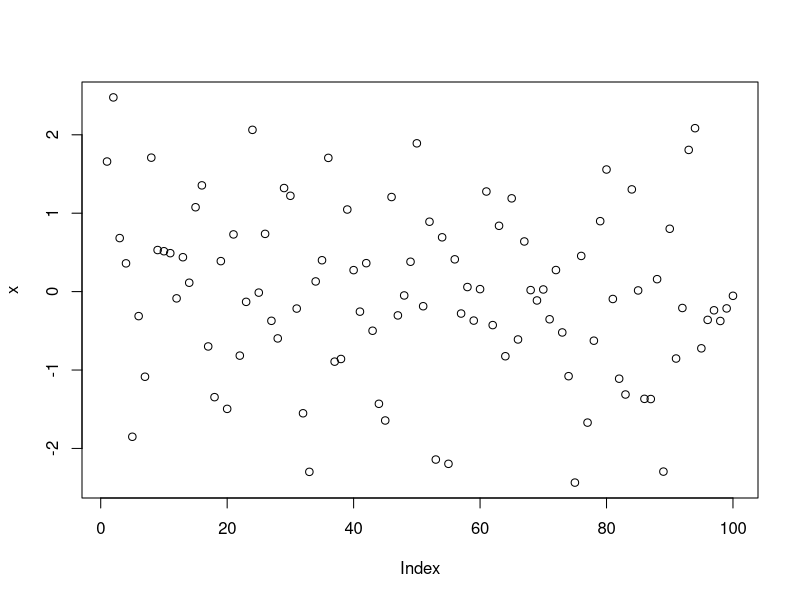
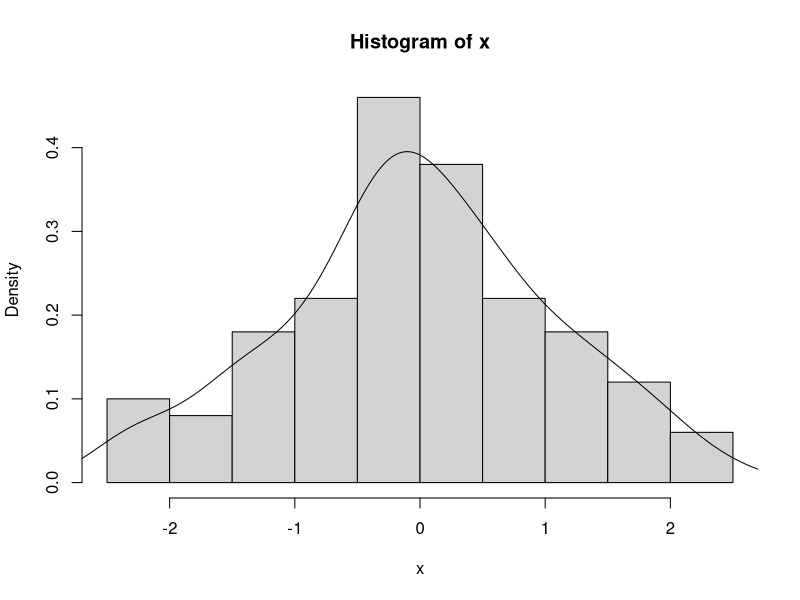
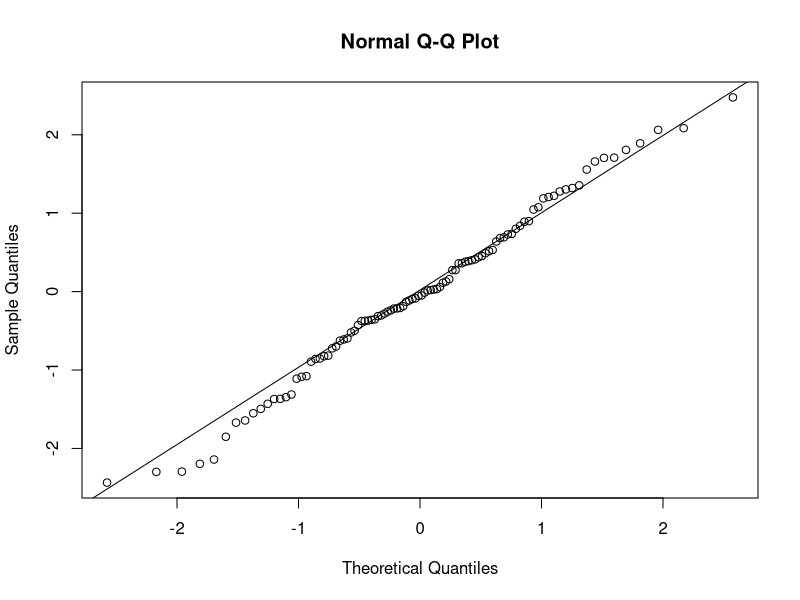

Recreate these plots in R, in order.
## ---- chunk 1
x=rnorm(100)
x
## ---- chunk 2
plot(x)
hist(x,prob=T)
lines(density(x))
## ---- chunk 3
qqnorm(x)
qqline(x)
